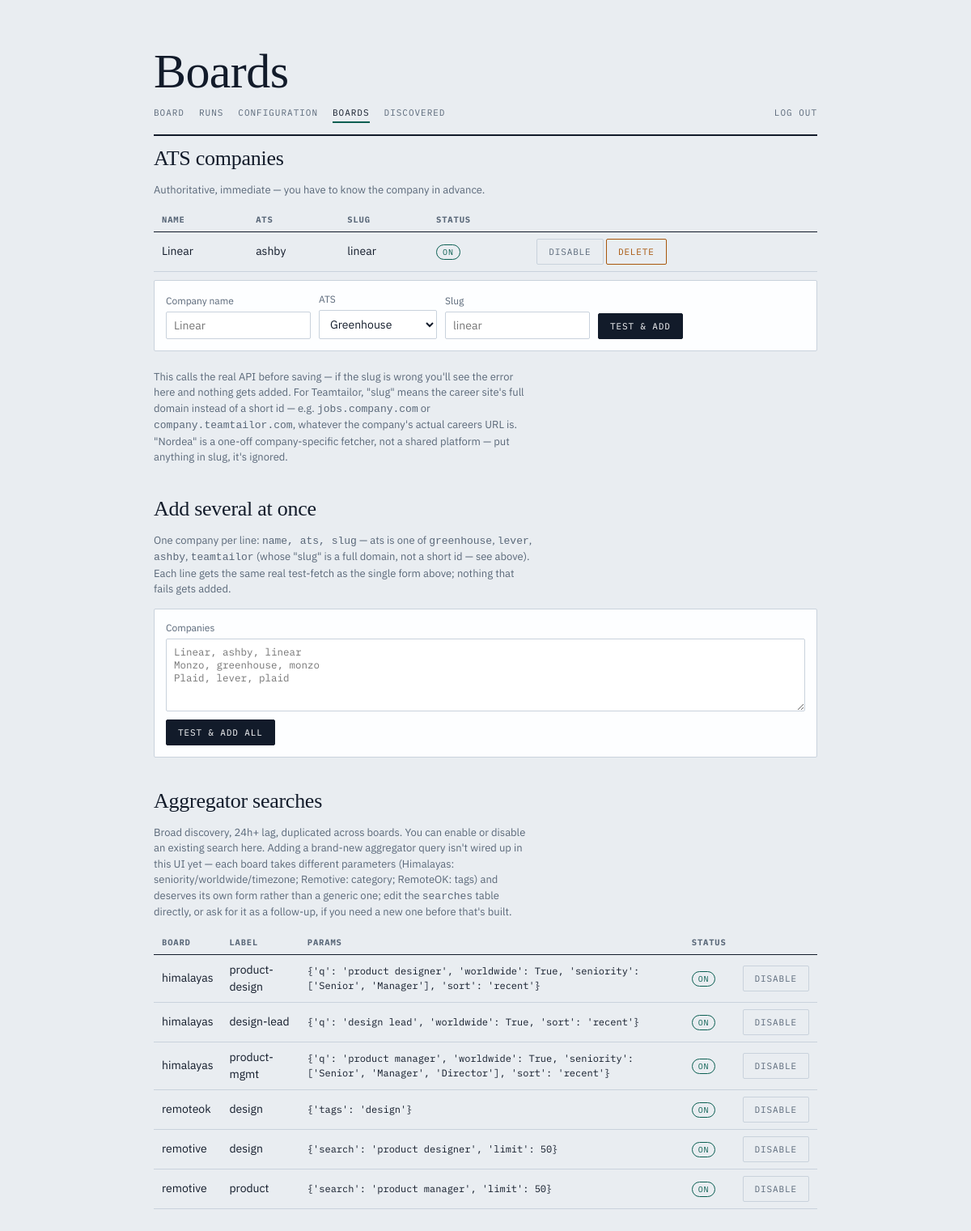
Screenshot of /boards (signed in) with the database file from the repository.
### tables this page shows
CREATE TABLE boards (
    id           INTEGER PRIMARY KEY AUTOINCREMENT,
    name         TEXT NOT NULL,
    kind         TEXT NOT NULL DEFAULT 'builtin' CHECK (kind IN ('builtin', 'custom')),
    adapter      TEXT NOT NULL,
    base_url     TEXT NOT NULL DEFAULT '',
    field_map    TEXT,
    enabled      INTEGER NOT NULL DEFAULT 1,
    last_ok_at   TEXT,
    last_error   TEXT
);

CREATE TABLE searches (
    id       INTEGER PRIMARY KEY AUTOINCREMENT,
    board_id INTEGER NOT NULL REFERENCES boards(id),
    label    TEXT NOT NULL DEFAULT '',
    params   TEXT NOT NULL DEFAULT '{}',
    enabled  INTEGER NOT NULL DEFAULT 1
);

### web.py (the view)
@app.get("/boards", response_class=HTMLResponse)
def boards_page(request: Request):
    with db.connect() as conn:
        db.init_schema(conn)
        all_boards = db.list_boards(conn)
        companies = [b for b in all_boards if b["adapter"] in ("greenhouse", "lever", "ashby", "teamtailor", "nordea")]
        searches = db.list_searches(conn)
    return templates.TemplateResponse(request, "boards.html", {
        "active": "boards",
        "companies": companies, "searches": searches,
        "prefill_name": request.query_params.get("prefill_name", ""),
        "prefill_slug": request.query_params.get("prefill_slug", ""),
        **flash_ctx(request),
    })

### templates/boards.html (shortened to what this page needs)
{% extends "base.html" %}
{% block h1 %}Boards{% endblock %}
{% block content %}
<h2 class="section">ATS companies</h2>
<p class="hint">Authoritative, immediate — you have to know the company in advance.</p>
{% if not companies %}
<div class="empty">No companies yet. Add one below, or promote one from the discovered list.</div>
{% else %}
<table class="grid">
  <tr><th>name</th><th>ats</th><th>slug</th><th>status</th><th></th></tr>
  {% for b in companies %}
  <tr>
    <td>{{ b.name }}</td>
    <td>{{ b.adapter }}</td>
    <td>{{ b.base_url }}</td>
    <td><span class="pill {{ 'on' if b.enabled else 'off' }}">{{ 'on' if b.enabled else 'off' }}</span></td>
    <td>
      <form class="inline" method="post" action="/boards/{{ b.id }}/toggle">
        <button class="ghost" type="submit">{{ 'disable' if b.enabled else 'enable' }}</button>
      </form>
      <form class="inline" method="post" action="/boards/{{ b.id }}/delete">
        <button class="danger" type="submit">delete</button>
      </form>
    </td>
  </tr>
  {% endfor %}
</table>
{% endif %}
<form class="row-form" method="post" action="/boards/add">
  <label>Company name<input type="text" name="name" placeholder="Linear" value="{{ prefill_name }}" required></label>
  <label>ATS
    <select name="adapter">
      <option value="greenhouse">Greenhouse</option>
    </select>
  </label>
  <label>Slug<input type="text" name="slug" placeholder="linear" value="{{ prefill_slug }}" required></label>
  <button type="submit">Test &amp; add</button>
</form>
<p class="hint">This calls the real API before saving — if the slug is wrong
you'll see the error here and nothing gets added. For Teamtailor, "slug"
means the career site's full domain instead of a short id — e.g.
<code>jobs.company.com</code> or <code>company.teamtailor.com</code>,
whatever the company's actual careers URL is. "Nordea" is a one-off
company-specific fetcher, not a shared platform — put anything in slug,
it's ignored.</p>
<h2 class="section">Add several at once</h2>
<p class="hint">One company per line: <code>name, ats, slug</code> — ats is
one of <code>greenhouse</code>, <code>lever</code>, <code>ashby</code>,
<code>teamtailor</code> (whose "slug" is a full domain, not a short id — see
above). Each line gets the same real test-fetch as the single form above;
nothing that fails gets added.</p>
<form class="row-form" method="post" action="/boards/bulk_add" style="display:block">
  <label style="width:100%">Companies
    <textarea name="companies" style="width:100%" placeholder="Linear, ashby, linear&#10;Monzo, greenhouse, monzo&#10;Plaid, lever, plaid"></textarea>
  </label>
  <div style="margin-top:10px"><button type="submit">Test &amp; add all</button></div>
</form>
<h2 class="section">Aggregator searches</h2>
<p class="hint">Broad discovery, 24h+ lag, duplicated across boards. You can
enable or disable an existing search here. Adding a brand-new aggregator
query isn't wired up in this UI yet — each board takes different
parameters (Himalayas: seniority/worldwide/timezone; Remotive: category;
RemoteOK: tags) and deserves its own form rather than a generic one; edit
the <code>searches</code> table directly, or ask for it as a follow-up, if
you need a new one before that's built.</p>
{% if not searches %}
<div class="empty">No aggregator searches configured.</div>
{% else %}
<table class="grid">
  <tr><th>board</th><th>label</th><th>params</th><th>status</th><th></th></tr>
  {% for s in searches %}
  <tr>
    <td>{{ s.board_adapter }}</td>
    <td>{{ s.label }}</td>
    <td style="font-family:'IBM Plex Mono',monospace; font-size:12px">{{ s.params }}</td>
    <td><span class="pill {{ 'on' if s.enabled else 'off' }}">{{ 'on' if s.enabled else 'off' }}</span></td>
    <td>
      <form class="inline" method="post" action="/searches/{{ s.id }}/toggle">
        <button class="ghost" type="submit">{{ 'disable' if s.enabled else 'enable' }}</button>
      </form>
    </td>
  </tr>
  {% endfor %}
</table>
{% endif %}
{% endblock %}

### templates/base.html (style rules this page uses)
h2.section { font-family:"Instrument Serif",Georgia,serif; font-weight:400; font-size:26px; margin:34px 0 10px; letter-spacing:-.01em; }
h2.section:first-of-type { margin-top:6px }
table.grid { width:100%; border-collapse:collapse; margin-bottom:10px }
table.grid th { font-family:"IBM Plex Mono",ui-monospace,monospace; font-size:10.5px; letter-spacing:.08em; text-transform:uppercase; color:var(--soft); text-align:left; padding:6px 10px; border-bottom:1px solid var(--ink); }
table.grid td { padding:8px 10px; border-bottom:1px solid var(--rule); font-size:14px; vertical-align:middle; }
form.inline { display:inline }
form.row-form { display:flex; flex-wrap:wrap; gap:10px; align-items:flex-end; background:var(--card); border:1px solid var(--rule); border-radius:2px; padding:14px; margin-bottom:22px; }
form.row-form label { display:flex; flex-direction:column; gap:4px; font-size:12px; color:var(--soft) }
input[type=text],input[type=number],textarea,select { font-family:"IBM Plex Sans",system-ui,sans-serif; font-size:14px; border:1px solid var(--rule); border-radius:2px; padding:7px 9px; background:#fff; color:var(--ink); }
textarea { font-family:"IBM Plex Mono",ui-monospace,monospace; font-size:12.5px; min-height:90px; resize:vertical }
button { font-family:"IBM Plex Mono",ui-monospace,monospace; font-size:11px; letter-spacing:.08em; text-transform:uppercase; cursor:pointer; border:1px solid var(--ink); border-radius:2px; background:var(--ink); color:var(--card); padding:8px 14px; }
button.ghost { background:transparent; color:var(--soft); border-color:var(--rule) }
button.danger { background:transparent; color:var(--fresh); border-color:var(--fresh) }
.pill { font-family:"IBM Plex Mono",ui-monospace,monospace; font-size:10px; letter-spacing:.08em; text-transform:uppercase; padding:2px 7px; border-radius:10px; border:1px solid var(--rule); color:var(--soft); }
.pill.on { color:var(--strong); border-color:var(--strong) }
.hint { color:var(--soft); font-size:13px; max-width:60ch; margin-bottom:14px }

### rows the page displays
boards: name "Linear", adapter "ashby", base_url "linear", enabled "ON", enabled "DISABLE"
searches: board_adapter "himalayas", label "product-design", params "{'q': 'product designer', 'worldwide': True, 'seniority': ['Senior', 'Manager'], 'sort': 'recent'}", enabled "ON", enabled "DISABLE"
searches: board_adapter "himalayas", label "design-lead", params "{'q': 'design lead', 'worldwide': True, 'sort': 'recent'}", enabled "ON", enabled "DISABLE"
searches: board_adapter "himalayas", label "product-mgmt", params "{'q': 'product manager', 'worldwide': True, 'seniority': ['Senior', 'Manager', 'Director'], 'sort': 'recent'}", enabled "ON", enabled "DISABLE"
searches: board_adapter "remoteok", label "design", params "{'tags': 'design'}", enabled "ON", enabled "DISABLE"
searches: board_adapter "remotive", label "design", params "{'search': 'product designer', 'limit': 50}", enabled "ON", enabled "DISABLE"
searches: board_adapter "remotive", label "product", params "{'search': 'product manager', 'limit': 50}", enabled "ON", enabled "DISABLE"
